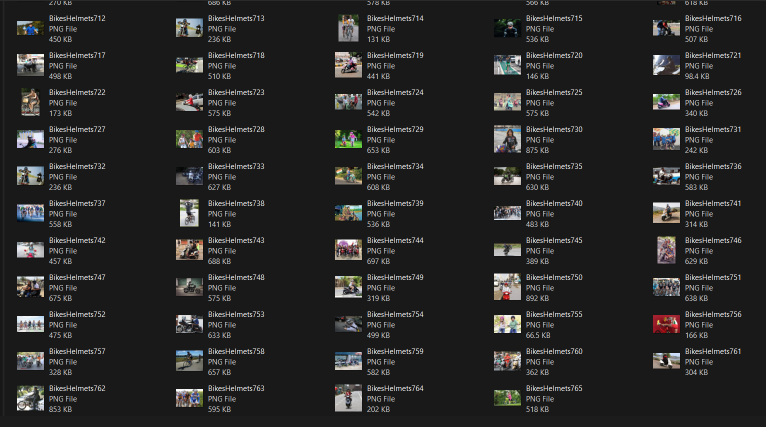
#> input picture DATASET/DATASET.png, 1531 x 854 px, found by its file name (shown at 1/2 size); its folder holds only this picture in this run
$ python main.py
#> lines starting #> are read from the running program, lines starting #| are printed output that depends on the picture
import os
import cv2
import numpy as np
from datetime import datetime

# --- Ask for Aspirant's Name ---
name = input("Enter the name of aspirant from keyboard: ")
#> the answer given: DATASET/DATASET.png

# --- Initial Greeting Image ---
greeting_img = np.zeros((200, 1500, 3), dtype="uint8")
font = cv2.FONT_HERSHEY_SIMPLEX
cv2.putText(greeting_img, f"Hi {name}  Helmet_Detection_Project", (50, 50), font, 1, (255, 255, 255), 2, cv2.LINE_AA)
cv2.putText(greeting_img, datetime.now().strftime("%Y-%m-%d %H:%M:%S"), (50, 150), font, 1, (255, 255, 255), 2, cv2.LINE_AA)
cv2.imwrite("output_greeting.png", greeting_img)
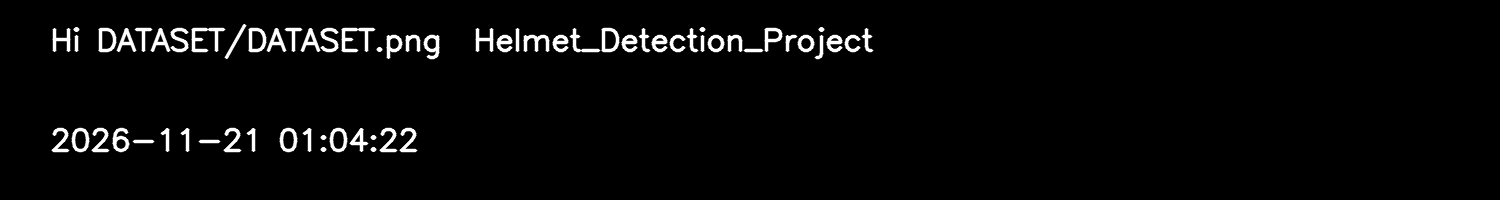
#> saved as output_greeting.png: shape (200, 1500, 3); min 0, max 255, mean 7.8
print("Greeting image saved as 'output_greeting.png'")

# --- Paths ---
base_path = 'D:\\Personal Projects\\HELMET DETECTION SYSTEM\\DRAFT 1_ FINAL'
dataset_path = os.path.join(base_path, 'DATASET')
helmet_path = os.path.join(base_path, 'HELMET')
no_helmet_path = os.path.join(base_path, 'NO_HELMET')

# Create output folders if not exist
os.makedirs(helmet_path, exist_ok=True)
os.makedirs(no_helmet_path, exist_ok=True)

# --- Load Images ---
def load_images_from_folder(folder_path):
    image_list = []
    image_names = []
    if not os.path.exists(folder_path):
        print(f"❌ Dataset folder not found: {folder_path}")
        return image_list, image_names

    for filename in os.listdir(folder_path):
        if filename.lower().endswith(('.png', '.jpg', '.jpeg', '.bmp')):
            image_path = os.path.join(folder_path, filename)
            image = cv2.imread(image_path)
#> image is the input picture: shape (854, 1531, 3); mean B, G, R 38.6, 39, 39.2
            if image is not None:
                image_list.append(image)
                image_names.append(filename)
    return image_list, image_names

# --- Load Dataset ---
images, image_names = load_images_from_folder(dataset_path)
#> images = 1 item; image_names = ['DATASET.png']
print(f"\nTotal Images Found: {len(images)}\n")
#| Total Images Found: 1

# --- Dummy Classification (based on brightness) ---
for idx, (image, image_name) in enumerate(zip(images, image_names), 1):
    print(f"[{idx}/{len(images)}] Processing: {image_name}")
    gray = cv2.cvtColor(image, cv2.COLOR_BGR2GRAY)
    brightness = np.mean(gray)
    print(f"    Brightness Level: {brightness:.2f}")

    filename_wo_ext = os.path.splitext(image_name)[0]
    output_path = helmet_path if brightness > 100 else no_helmet_path
    status = "✅ Helmet Detected" if brightness > 100 else "❌ No Helmet Detected"
    print(f"    {status}")

    cv2.imwrite(os.path.join(output_path, filename_wo_ext + ".png"), image)
#> this loop made 1 pass
#> (idx, image_name, brightness, status) on pass 1: (1, 'DATASET.png', 39.04, '❌ No Helmet Detected')
#| [1/1] Processing: DATASET.png
#|     Brightness Level: 39.04
#|     ❌ No Helmet Detected
#> pass 1, `gray = cv2.cvtColor(image, cv2.COLOR_BGR2GRAY)`:
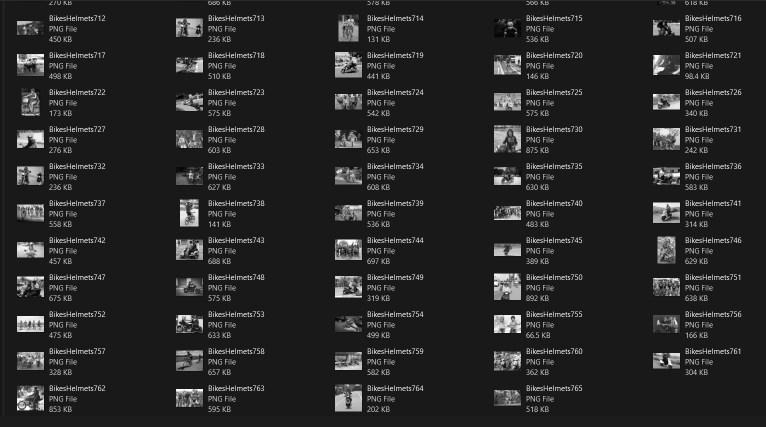
#> gray: shape (854, 1531) (shown at 1/2 size); min 0, max 255, mean 39

# --- Final Summary Image ---
summary_img = np.zeros((400, 2000, 3), dtype="uint8")
cv2.putText(summary_img, f"{name}, Helmet Detection is completed.", (50, 50), font, 1, (255, 255, 255), 2, cv2.LINE_AA)
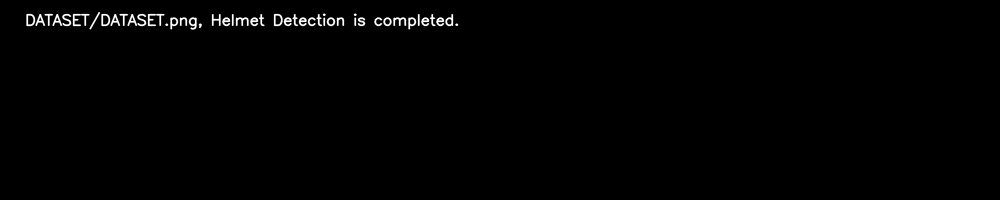
#> summary_img: shape (400, 2000, 3) (shown at 1/2 size); min 0, max 255, mean 2.2
cv2.putText(summary_img, "Please visit HELMET and NO_HELMET folders", (50, 150), font, 1, (255, 255, 255), 2, cv2.LINE_AA)
cv2.putText(summary_img, datetime.now().strftime("%Y-%m-%d %H:%M:%S"), (50, 200), font, 1, (255, 255, 255), 2, cv2.LINE_AA)
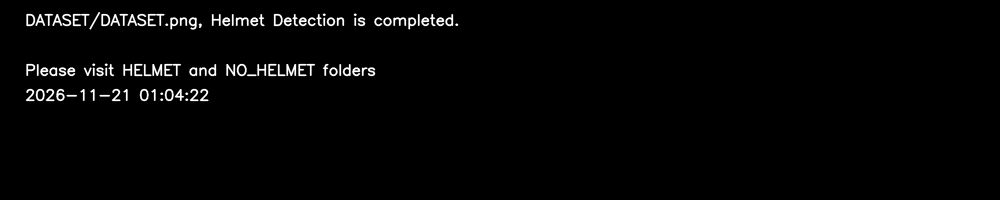
#> summary_img: shape (400, 2000, 3) (shown at 1/2 size); min 0, max 255, mean 4.8
cv2.imwrite("output_summary.png", summary_img)
print("Result summary image saved as 'output_summary.png'")
